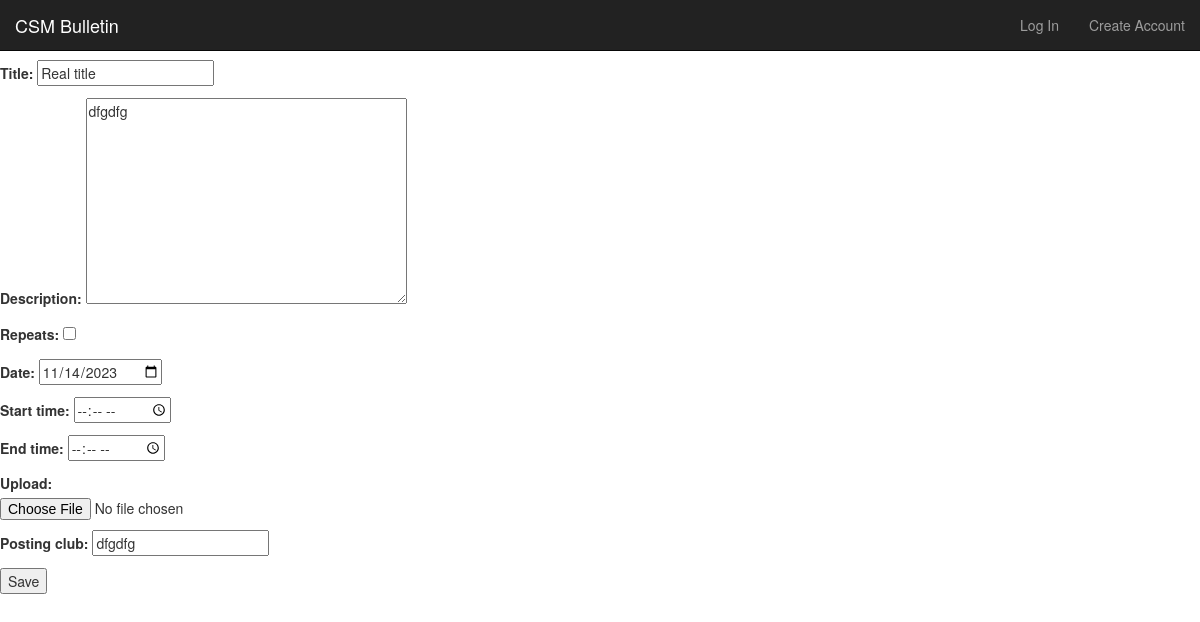
The app's page /event/update/10/, older data.
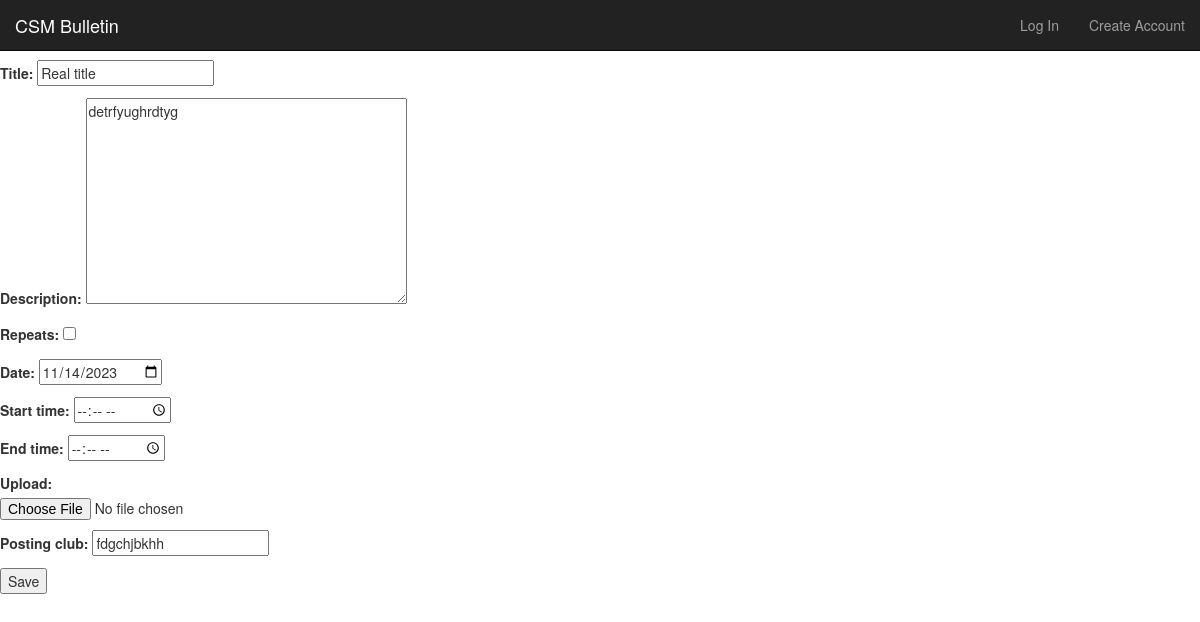
The same page, newer data.
### events/models.py (models this page shows, shortened)
class Event(models.Model):  # makes an event class with five atributes
    title        = models.CharField(max_length=120) # make title limited to 120 chars
    description  = models.TextField(blank=True, default='') # make description not required
    repeats      = models.BooleanField(default=False)
    approved     = models.BooleanField(default=False)
    date         = models.DateField()
    start_time   = models.TimeField()
    end_time     = models.TimeField()
    posting_club = models.CharField(max_length=100)
    upload       = models.ImageField(upload_to='events/static', default='', blank=True)

### events/views.py (the view)
def event_update_view(request, id=id):
    obj = get_object_or_404(Event, id=id)
    form = EventForm(request.POST or None, instance=obj)
    if form.is_valid():
        form.save()
        return redirect('/event/board/')
    context = {
        'form': form
    }
    return render(request, 'events/event_create.html', context)

### events/forms.py
class EventForm(forms.ModelForm):
    class Meta:
        model = Event
        fields = [
            'title',
            'description',
            'repeats',
            'date',
            'start_time',
            'end_time',
            'upload',
            'posting_club',
        ]
        widgets = {
            'date': DateInput(attrs={'type': 'date'}),
            'start_time': TimeInput(attrs={'type': 'time'}),
            'end_time': TimeInput(attrs={'type': 'time'}),
        }

### events/templates/events/event_create.html
{% extends 'base.html' %}
{% block content %}
<form method="POST"> {% csrf_token %}
    {{ form.as_p }}
<input type="submit" value="Save"/>
</form>
{% endblock %}

Row changes from the older to the newer data that the page shows:
changed Event "Real title": description "dfgdfg" → "detrfyughrdtyg"; posting_club "dfgdfg" → "fdgchjbkhh"
